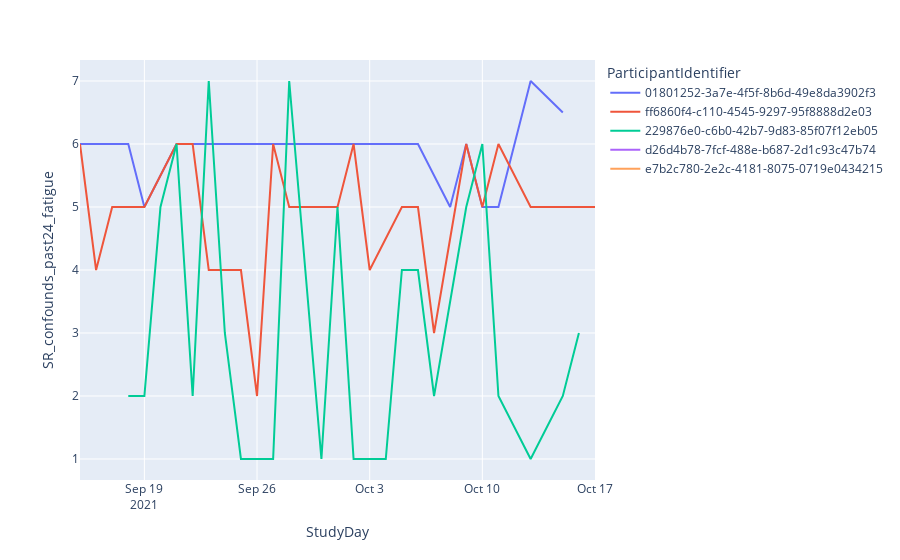

The notebook cell saved with this chart:
### Code cell
fig = px.line(df, x="StudyDay", y="SR_confounds_past24_fatigue", color='ParticipantIdentifier')
fig.show()

### Figure 1 — Plotly figure (JSON) as saved in the notebook; plotly's stock layout.template omitted (floating-point values rounded to 4 significant figures)
{"data": [{"hovertemplate": "ParticipantIdentifier=01801252-3a7e-4f5f-8b6d-49e8da3902f3<br>StudyDay=%{x}<br>SR_confounds_past24_fatigue=%{y}<extra></extra>", "legendgroup": "01801252-3a7e-4f5f-8b6d-49e8da3902f3", "line": {"color": "#636efa", "dash": "solid"}, "mode": "lines", "name": "01801252-3a7e-4f5f-8b6d-49e8da3902f3", "orientation": "v", "showlegend": true, "type": "scatter", "x": ["2021-09-15", "2021-09-18", "2021-09-19", "2021-09-21", "2021-09-24", "2021-09-25", "2021-09-26", "2021-09-27", "2021-09-28", "2021-09-30", "2021-10-01", "2021-10-02", "2021-10-03", "2021-10-04", "2021-10-06", "2021-10-08", "2021-10-09", "2021-10-10", "2021-10-11", "2021-10-13", "2021-10-15"], "xaxis": "x", "y": [6, 6, 5, 6, 6, 6, 6, 6, 6, 6, 6, 6, 6, 6, 6, 5, 6, 5, 5, 7, 6.5], "yaxis": "y"}, {"hovertemplate": "ParticipantIdentifier=ff6860f4-c110-4545-9297-95f8888d2e03<br>StudyDay=%{x}<br>SR_confounds_past24_fatigue=%{y}<extra></extra>", "legendgroup": "ff6860f4-c110-4545-9297-95f8888d2e03", "line": {"color": "#EF553B", "dash": "solid"}, "mode": "lines", "name": "ff6860f4-c110-4545-9297-95f8888d2e03", "orientation": "v", "showlegend": true, "type": "scatter", "x": ["2021-09-15", "2021-09-16", "2021-09-17", "2021-09-19", "2021-09-21", "2021-09-22", "2021-09-23", "2021-09-24", "2021-09-25", "2021-09-26", "2021-09-27", "2021-09-28", "2021-09-29", "2021-09-30", "2021-10-01", "2021-10-02", "2021-10-03", "2021-10-05", "2021-10-06", "2021-10-07", "2021-10-09", "2021-10-10", "2021-10-11", "2021-10-13", "2021-10-14", "2021-10-16", "2021-10-17"], "xaxis": "x", "y": [6, 4, 5, 5, 6, 6, 4, 4, 4, 2, 6, 5, 5, 5, 5, 6, 4, 5, 5, 3, 6, 5, 6, 5, 5, 5, 5], "yaxis": "y"}, {"hovertemplate": "ParticipantIdentifier=229876e0-c6b0-42b7-9d83-85f07f12eb05<br>StudyDay=%{x}<br>SR_confounds_past24_fatigue=%{y}<extra></extra>", "legendgroup": "229876e0-c6b0-42b7-9d83-85f07f12eb05", "line": {"color": "#00cc96", "dash": "solid"}, "mode": "lines", "name": "229876e0-c6b0-42b7-9d83-85f07f12eb05", "orientation": "v", "showlegend": true, "type": "scatter", "x": ["2021-09-18", "2021-09-19", "2021-09-20", "2021-09-21", "2021-09-22", "2021-09-23", "2021-09-24", "2021-09-25", "2021-09-27", "2021-09-28", "2021-09-29", "2021-09-30", "2021-10-01", "2021-10-02", "2021-10-03", "2021-10-04", "2021-10-05", "2021-10-06", "2021-10-07", "2021-10-09", "2021-10-10", "2021-10-11", "2021-10-13", "2021-10-15", "2021-10-16"], "xaxis": "x", "y": [2, 2, 5, 6, 2, 7, 3, 1, 1, 7, 4, 1, 5, 1, 1, 1, 4, 4, 2, 5, 6, 2, 1, 2, 3], "yaxis": "y"}, {"hovertemplate": "ParticipantIdentifier=d26d4b78-7fcf-488e-b687-2d1c93c47b74<br>StudyDay=%{x}<br>SR_confounds_past24_fatigue=%{y}<extra></extra>", "legendgroup": "d26d4b78-7fcf-488e-b687-2d1c93c47b74", "line": {"color": "#ab63fa", "dash": "solid"}, "mode": "lines", "name": "d26d4b78-7fcf-488e-b687-2d1c93c47b74", "orientation": "v", "showlegend": true, "type": "scatter", "x": ["2021-09-23"], "xaxis": "x", "y": [4], "yaxis": "y"}, {"hovertemplate": "ParticipantIdentifier=e7b2c780-2e2c-4181-8075-0719e0434215<br>StudyDay=%{x}<br>SR_confounds_past24_fatigue=%{y}<extra></extra>", "legendgroup": "e7b2c780-2e2c-4181-8075-0719e0434215", "line": {"color": "#FFA15A", "dash": "solid"}, "mode": "lines", "name": "e7b2c780-2e2c-4181-8075-0719e0434215", "orientation": "v", "showlegend": true, "type": "scatter", "x": ["2021-10-05"], "xaxis": "x", "y": [3], "yaxis": "y"}], "layout": {"autosize": true, "legend": {"title": {"text": "ParticipantIdentifier"}, "tracegroupgap": 0}, "margin": {"t": 60}, "xaxis": {"anchor": "y", "autorange": true, "domain": [0, 1], "range": ["2021-09-15", "2021-10-17"], "title": {"text": "StudyDay"}, "type": "date"}, "yaxis": {"anchor": "x", "autorange": true, "domain": [0, 1], "range": [0.6667, 7.333], "title": {"text": "SR_confounds_past24_fatigue"}, "type": "linear"}}}
